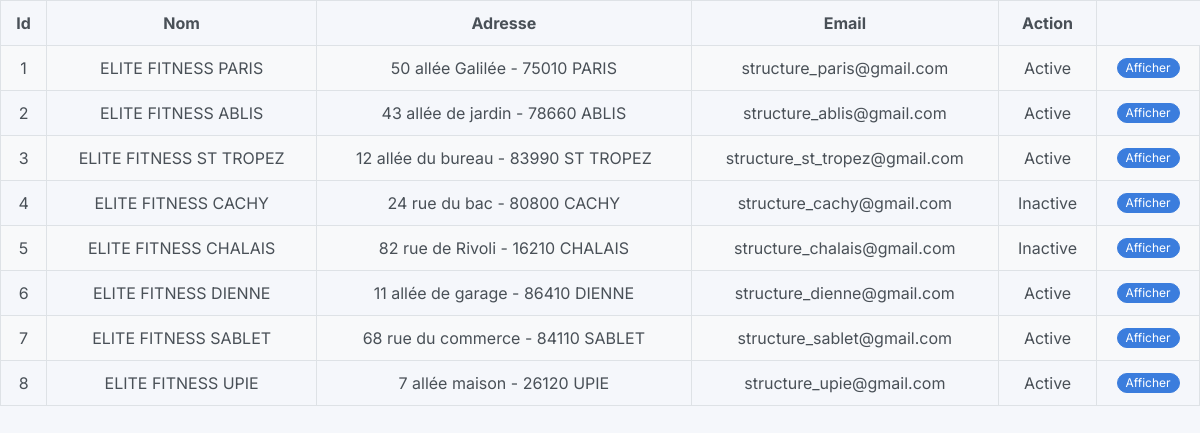
/elite-fitness/pages/fetch_data.php, run on the app's committed database.
### tables this page shows
CREATE TABLE `structure` (
  `id` int(11) NOT NULL,
  `partners_id` int(11) DEFAULT NULL,
  `relation_id` int(11) DEFAULT NULL,
  `nom` varchar(100) NOT NULL,
  `adresse` varchar(100) NOT NULL,
  `email` varchar(100) NOT NULL,
  `statut` varchar(10) NOT NULL,
  `image` varchar(500) DEFAULT NULL
);

### elite-fitness/lib/config.php (called while the page is built, shortened)
<?php
	class Config {
	  private $dsn = 'mysql:host=' . self::DBHOST . ';dbname=' . self::DBNAME . '';
	  protected $conn = null;
	  public function __construct() {
	    try {
	      $this->conn = new PDO($this->dsn, self::DBUSER, self::DBPASS);
	      $this->conn->setAttribute(PDO::ATTR_DEFAULT_FETCH_MODE, PDO::FETCH_ASSOC);
	    } catch (PDOException $e) {
	      die('Connectionn Failed : ' . $e->getMessage());
	    }
	    return $this->conn;
	  }
	}
?>

### elite-fitness/pages/fetch_data.php (the view, shortened to what this page needs)
<?php
include '../lib/config.php';
include './_partials/scripts.php';
include '_partials/header.php';
$sq = 'SELECT * FROM structure';
class Structure extends Config {
	  public function fetch($sq) {
	    $sql = $sq;
	    $stmt = $this->conn->prepare($sql);
	    $stmt->execute();
	    $rows = $stmt->fetchAll();
	    return $rows;
	  }
	}
$structure = new Structure();
if($datas = $structure->fetch($sq)){
    if(count($datas) > 0){
        $output = '<table class="table table-striped table-bordered text-center">';
            $output .= "<thead>";
                    $output .= "<th>Id</th>";
                    $output .= "<th>Nom</th>";
                    $output .= "<th>Adresse</th>";
                    $output .= "<th>Email</th>";
                    $output .= "<thStatut</th>";
                    $output .= "<th>Action</th>";
               $output .= "</tr>";
            $output .= "</thead>";
            $output .= "<tbody>";
           foreach ($datas as $row) {
                $output .= "<tr>";
                    $output .= "<td>" . $row['id'] . "</td>";
                    $output .= "<td>" . $row['nom'] . "</td>";
                    $output .= "<td>" . $row['adresse'] . "</td>";
                    $output .= "<td>" . $row['email'] . "</td>";
                    if($row['statut']==1){$statut='Active';}else{$statut='Inactive';}
                    $output .= "<td>" . $statut . "</td>";
                    $output .= "<td>";
                        $output .= '<a href="./crud_structures/read.php?id='. $row['id'] .'"><span class="btn btn-primary btn-sm rounded-pill py-0 editLink">Afficher</span></a>';
                    $output .= "</td>";
                $output .= "</tr>";
            }
            $output .= "</tbody>";
        $output .= "</table>";
    } else{
       $output .=  '<div class="alert alert-danger"><em>Pas d\'enregistrement</em></div>';
    }
} else{
    $output .=  "Oops! Une erreur est survenue";
}
echo $output;
?>

### data on the page
structure: id "1", nom "ELITE FITNESS PARIS", adresse "50 allée Galilée - 75010 PARIS", email "structure_paris@gmail.com", statut "Active"
structure: id "2", nom "ELITE FITNESS ABLIS", adresse "43 allée de jardin - 78660 ABLIS", email "structure_ablis@gmail.com", statut "Active"
structure: id "3", nom "ELITE FITNESS ST TROPEZ", adresse "12 allée du bureau - 83990 ST TROPEZ", email "structure_st_tropez@gmail.com", statut "Active"
structure: id "4", nom "ELITE FITNESS CACHY", adresse "24 rue du bac - 80800 CACHY", email "structure_cachy@gmail.com", statut "Inactive"
structure: id "5", nom "ELITE FITNESS CHALAIS", adresse "82 rue de Rivoli - 16210 CHALAIS", email "structure_chalais@gmail.com", statut "Inactive"
structure: id "6", nom "ELITE FITNESS DIENNE", adresse "11 allée de garage - 86410 DIENNE", email "structure_dienne@gmail.com", statut "Active"
structure: id "7", nom "ELITE FITNESS SABLET", adresse "68 rue du commerce - 84110 SABLET", email "structure_sablet@gmail.com", statut "Active"
structure: id "8", nom "ELITE FITNESS UPIE", adresse "7 allée maison - 26120 UPIE", email "structure_upie@gmail.com", statut "Active"
